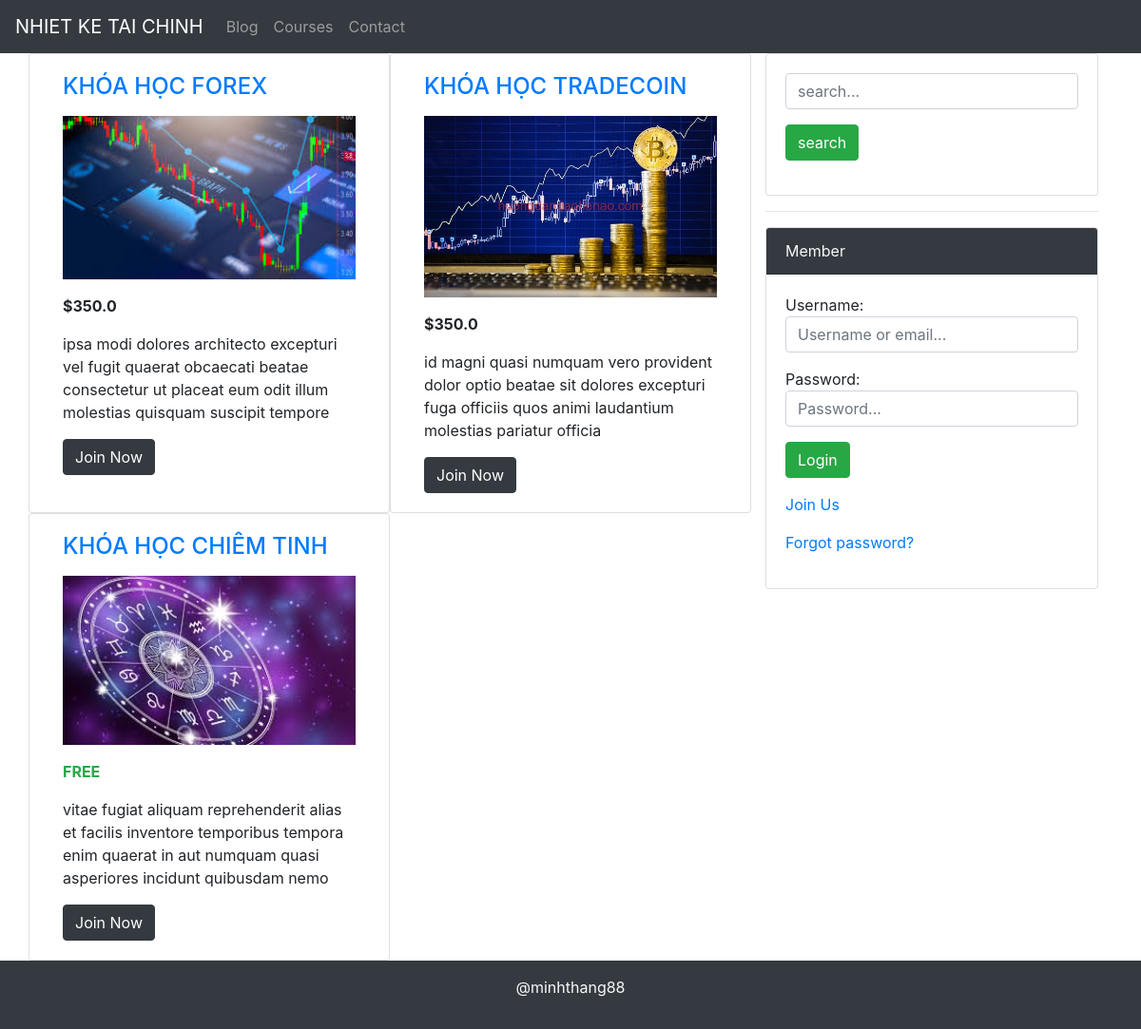
Page /courses/ on the committed database.
### courses/models.py (models this page shows, shortened)
class Course(models.Model):
    name = models.CharField(max_length=255)
    image = models.FileField()
    description = models.TextField()
    price = models.FloatField(blank=True, null=True)
    created_at = models.DateTimeField(auto_now_add=True)

### courses/views.py (the view)
# urls.py: path('', CourseListView.as_view(), name='course'),
class CourseListView(ListView):
    model = Course
    template_name = "courses/all_courses.html"

### templates/courses/all_courses.html (shortened to what this page needs)
{% extends 'base.html' %}
{% block content %}
<div class="row">
    {% for course in object_list %}
    <div class="card col-md-6">
        <div class="card-body">
            <h4 class="mb-3"><a href="{% url 'detail' course.pk %}" class="text-uppercase">{{ course.name }}</a></h4>
            <p><a href="{% url 'detail' course.pk %}"><img src="/media/{{ course.image }}" alt="" width="100%"></a></p>
            {% if course.price != 0 %}
            <p class="font-weight-bold">${{ course.price }}</p>
            {% else %}
            <p class="font-weight-bold text-success">FREE</p>
            {% endif %}
            <p>{% lorem 20 w random %}</p>
            <button class="btn btn-dark">Join Now</button>
        </div>
    </div>
    {% endfor %}
</div>
{% endblock %}

### rows in the picture
Course: name "KHÓA HỌC FOREX", image (picture), price "350.0", lorem "ipsa modi dolores architecto excepturi vel fugit quaerat obcaecati beatae consectetur ut placeat eum odit illum molestias quisquam suscipit tempore"
Course: name "KHÓA HỌC TRADECOIN", image (picture), price "350.0", lorem "id magni quasi numquam vero provident dolor optio beatae sit dolores excepturi fuga officiis quos animi laudantium molestias pariatur officia"
Course: name "KHÓA HỌC CHIÊM TINH", image (picture), price "FREE", lorem "vitae fugiat aliquam reprehenderit alias et facilis inventore temporibus tempora enim quaerat in aut numquam quasi asperiores incidunt quibusdam nemo"
